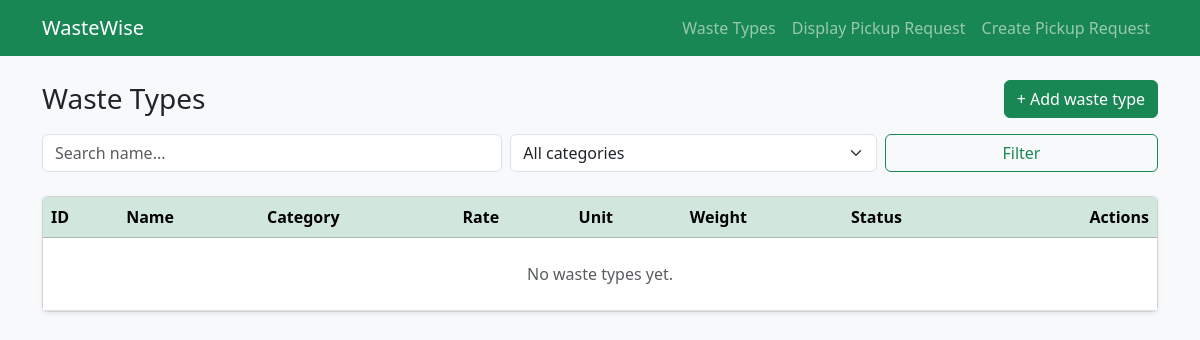
/rubbish/ (signed in), run on an earlier commit of the app's database.
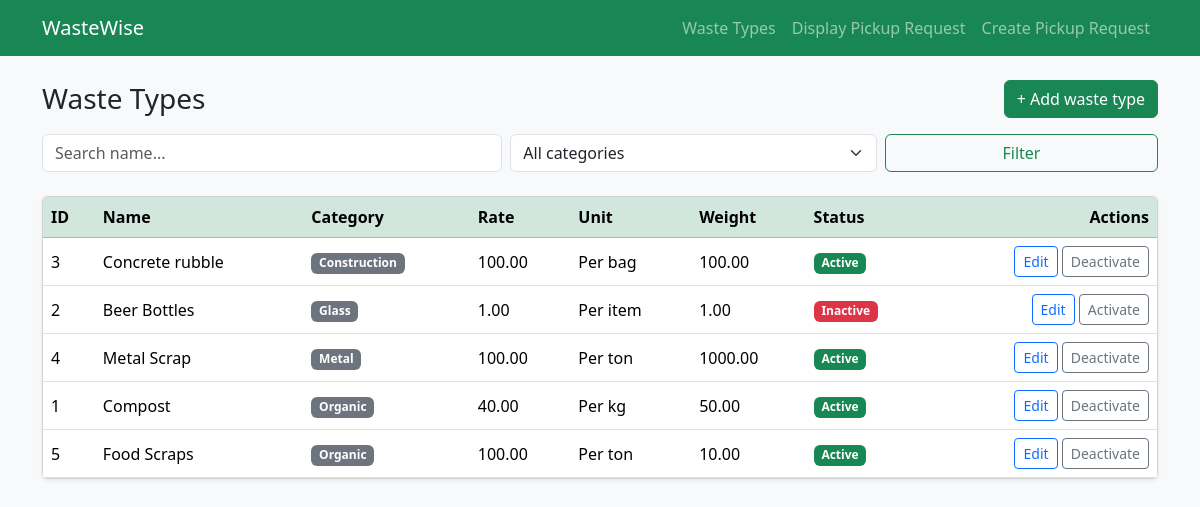
And on a later commit of the database.
### rubbish/models.py (models this page shows, shortened)
class RubbishDetail(models.Model):
    CATEGORY_CHOICES = [
        ('organic', 'Organic'),
        ('plastic', 'Plastic'),
        ('paper', 'Paper'),
        ('glass', 'Glass'),
        ('metal', 'Metal'),
        ('ewaste', 'E-waste'),
        ('hazardous', 'Hazardous'),
        ('construction', 'Construction'),
    ]
    UNIT_CHOICES = [('ton', 'Per ton'), ('kg', 'Per kg'), ('item', 'Per item'), ('bag', 'Per bag')]
    waste_id = models.AutoField(primary_key=True)
    category = models.CharField(max_length=20, choices=CATEGORY_CHOICES)
    name = models.CharField(max_length=100)
    rate = models.DecimalField(max_digits=10, decimal_places=2,
                               validators=[MinValueValidator(0)])
    unit = models.CharField(max_length=10, choices=UNIT_CHOICES, default='kg')
    weight = models.DecimalField(max_digits=8, decimal_places=2, null=True,
                                 blank=True, validators=[MinValueValidator(0)],
                                 help_text="Default/estimated weight")
    description = models.TextField(blank=True)
    is_hazardous = models.BooleanField(default=False)
    is_recyclable = models.BooleanField(default=False)
    is_active = models.BooleanField(default=True)
    created_at = models.DateTimeField(auto_now_add=True)
    class Meta:
        ordering = ['category', 'name']
        verbose_name = 'Rubbish detail'

### rubbish/views.py (the view)
# urls.py: path('', views.rubbish_list, name='rubbish_list'),
@login_required
def rubbish_list(request):
    items = RubbishDetail.objects.all()
    category = request.GET.get('category')
    q = request.GET.get('q')
    if category:
        items = items.filter(category=category)
    if q:
        items = items.filter(name__icontains=q)
    return render(request, 'rubbish/list.html', {
        'items': items,
        'categories': RubbishDetail.CATEGORY_CHOICES,
    })

### templates/rubbish/list.html (shortened to what this page needs)
{% extends 'rubbish/base.html' %}
{% block content %}
<div class="d-flex justify-content-between align-items-center mb-3">
  <h1 class="h3 mb-0">Waste Types</h1>
  <a href="{% url 'rubbish_create' %}" class="btn btn-success">+ Add waste type</a>
</div>
<form method="get" class="row g-2 mb-4">
  <div class="col-md-5">
    <input type="text" name="q" class="form-control" placeholder="Search name..." value="{{ request.GET.q }}">
  </div>
  <div class="col-md-4">
    <select name="category" class="form-select">
      <option value="">All categories</option>
    </select>
  </div>
  <div class="col-md-3">
    <button type="submit" class="btn btn-outline-success w-100">Filter</button>
  </div>
</form>
<div class="card shadow-sm">
  <div class="table-responsive">
    <table class="table table-hover align-middle mb-0">
      <thead class="table-success">
        <tr>
          <th>ID</th><th>Name</th><th>Category</th><th>Rate</th>
          <th>Unit</th><th>Weight</th><th>Status</th><th class="text-end">Actions</th>
        </tr>
      </thead>
      <tbody>
        {% for item in items %}
        <tr>
          <td>{{ item.waste_id }}</td>
          <td>{{ item.name }}</td>
          <td><span class="badge text-bg-secondary">{{ item.get_category_display }}</span></td>
          <td>{{ item.rate }}</td>
          <td>{{ item.get_unit_display }}</td>
          <td>{{ item.weight|default:"-" }}</td>
          <td>
            {% if item.is_active %}
              <span class="badge text-bg-success">Active</span>
            {% else %}
              <span class="badge text-bg-danger">Inactive</span>
            {% endif %}
          </td>
          <td class="text-end">
            <a href="{% url 'rubbish_update' item.pk %}" class="btn btn-sm btn-outline-primary">Edit</a>
            <form method="post" action="{% url 'rubbish_toggle' item.pk %}" class="d-inline">
              <button type="submit" class="btn btn-sm btn-outline-secondary">
                {% if item.is_active %}Deactivate{% else %}Activate{% endif %}
              </button>
            </form>
          </td>
        </tr>
        {% empty %}
        <tr><td colspan="8" class="text-center text-muted py-4">No waste types yet.</td></tr>
        {% endfor %}
      </tbody>
    </table>
  </div>
</div>
{% endblock %}

### templates/rubbish/base.html (shortened to what this page needs)
{% load static %}
<!doctype html>
<html lang="en">
<head>
  <link href="{% static 'css/bootstrap.min.css' %}" rel="stylesheet">
</head>
<body class="bg-light">
  <nav class="navbar navbar-expand-lg navbar-dark bg-success mb-4">
    <div class="container">
      <a class="navbar-brand" href="{% url 'rubbish_list' %}">WasteWise</a>
      <div class="navbar-nav">
        <a class="nav-link" href="{% url 'rubbish_list' %}">Waste Types</a>
        <a class="nav-link" href="{% url 'pickups:display_pickup_requests' %}">Display Pickup Request</a>
        <a class="nav-link" href="{% url 'pickups:place_pickup_request_views' %}">Create Pickup Request</a>
      </div>
    </div>
  </nav>
  <main class="container">
    {% block content %}{% endblock %}
  </main>
</body>
</html>

What changed in the data, as far as the page shows it:
added RubbishDetail: waste_id "3", name "Concrete rubble", category "Construction", rate "100.00", unit "Per bag", weight "100.00", is_active "Active"
added RubbishDetail: waste_id "2", name "Beer Bottles", category "Glass", rate "1.00", unit "Per item", weight "1.00", is_active "Inactive"
added RubbishDetail: waste_id "4", name "Metal Scrap", category "Metal", rate "100.00", unit "Per ton", weight "1000.00", is_active "Active"
added RubbishDetail: waste_id "1", name "Compost", category "Organic", rate "40.00", unit "Per kg", weight "50.00", is_active "Active"
added RubbishDetail: waste_id "5", name "Food Scraps", category "Organic", rate "100.00", unit "Per ton", weight "10.00", is_active "Active"
Also different on the page:
text no longer shown: "No waste types yet."
